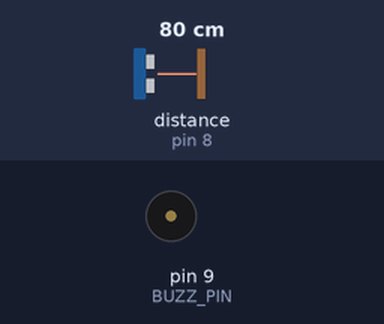
The sketch below on a simulated Arduino Uno, built with avr-gcc and run on an emulated ATmega328P. Shown: buzzer (waves = sounding, pin HIGH). Wiring (inferred from the names in the program): ultrasonic range finder: trigger pin 7; echo pin 8. Inputs (shaded band) come from the test bench; at power-on: distance to the obstacle (sensor on pin 8) 80 cm. The echo pulse lasts 58.3 µs per cm; pins used as bus, display or sensor lines are not drawn.

Above: at 1.2 s.
1.3 s: distance to the obstacle (sensor on pin 8) set to 73 cm
2.8 s: distance to the obstacle (sensor on pin 8) set to 67 cm
At 3.6 s:
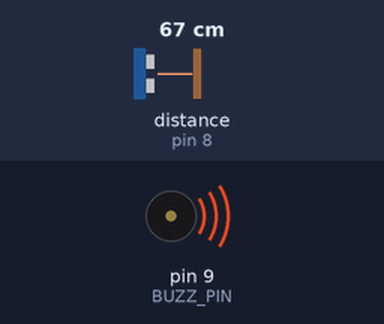
4.3 s: distance to the obstacle (sensor on pin 8) set to 120 cm
At 4.9 s:
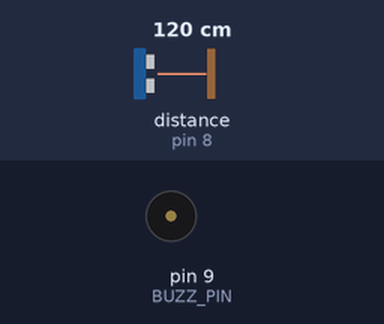
5.9 s: distance to the obstacle (sensor on pin 8) set to 2 cm
At 7.2 s:
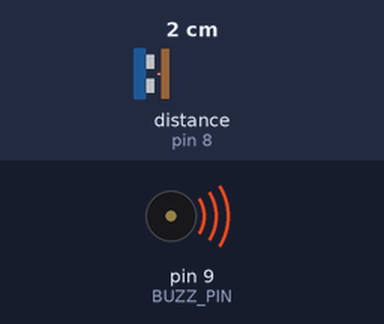
Timing chart, 0 to 8.4 s (numbered marks = the images above; inputs shaded):
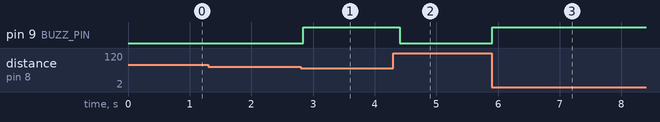

The sketch:

distance.ino
```cpp
#define ECHO_PIN 8
#define TRIG_PIN 7
#define BUZZ_PIN 9


const int ledPin = 13;

void setup()
{
   Serial.begin(9600);
   pinMode(ECHO_PIN, INPUT);
   pinMode(TRIG_PIN, OUTPUT);
   pinMode(BUZZ_PIN, OUTPUT);
   digitalWrite(BUZZ_PIN, LOW);
}

void loop()
{
   float dist = measureDistance();
   if (dist < 70) {
     digitalWrite(BUZZ_PIN, HIGH);
   } else {
     digitalWrite(BUZZ_PIN, LOW);
   }
   delay(100);
}

float measureDistance() {
  digitalWrite(TRIG_PIN, LOW);
  delayMicroseconds(2);
  digitalWrite(TRIG_PIN, HIGH);
  delayMicroseconds(10);
  digitalWrite(TRIG_PIN, LOW);

  long duration = pulseIn(ECHO_PIN, HIGH);
  return ((float)duration / 58.2);
}
```

Measured:
- the behaviour switches between 71 and 70 cm on distance to the obstacle (sensor on pin 8) (found by bisection; images 0 and 1)
- after the input at 1.3 s, every drawn part: stays the same
- after the input at 2.8 s, pin 9 (BUZZ_PIN): LOW → HIGH at once
- after the input at 4.3 s, pin 9 (BUZZ_PIN): HIGH → LOW after 0.11 s
- after the input at 5.9 s, pin 9 (BUZZ_PIN): LOW → HIGH at once
